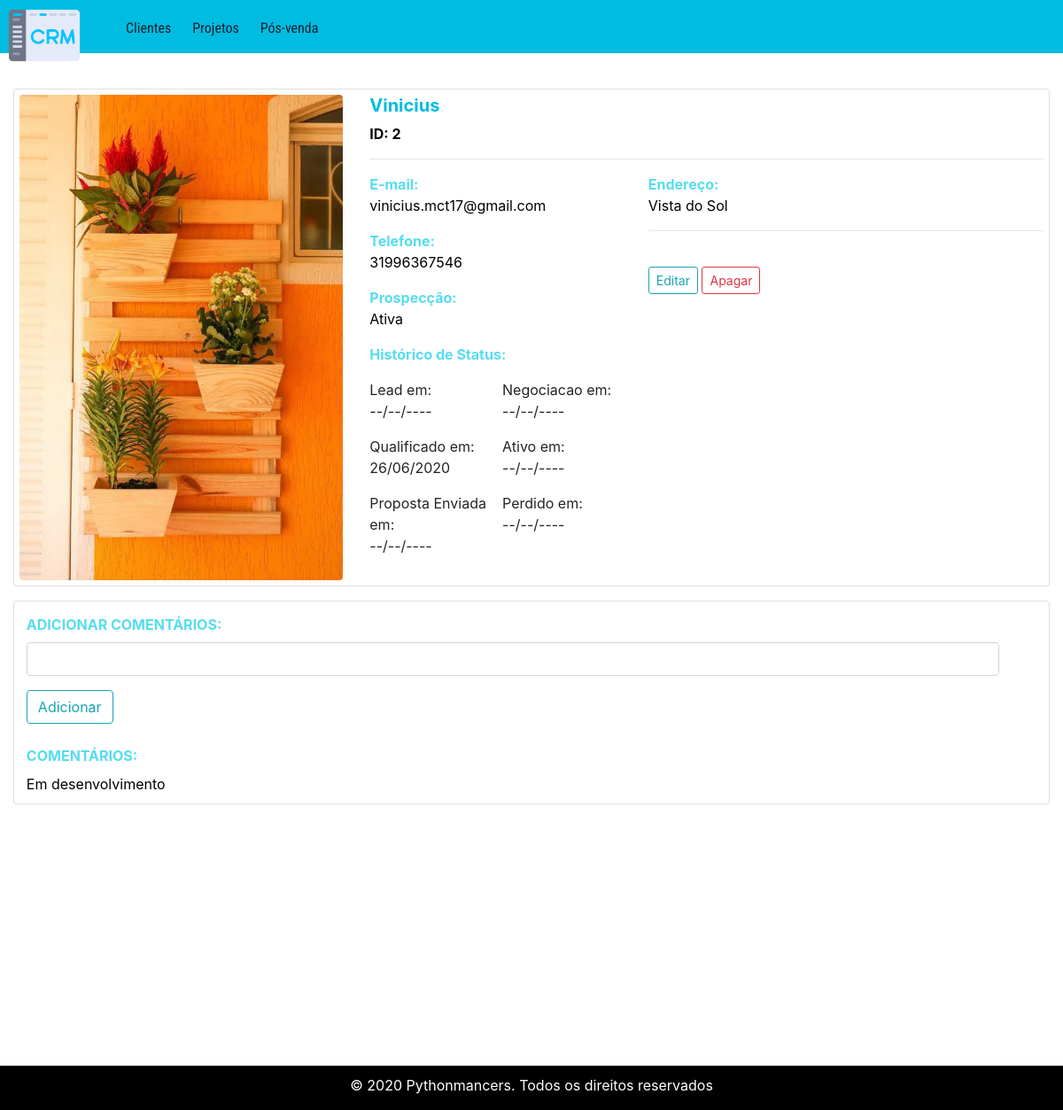
Page /clientes/especifico/2 on the committed database.
### crm/clientes/models.py (models this page shows, shortened)
class Cliente(db.Model):
    __tablename__ = "cliente"
    id = db.Column(db.Integer, primary_key = True)
    nome = db.Column(db.String(30))
    historico_status = db.Column(db.String(100))
    observacoes = db.Column(db.String)
    email = db.Column(db.String)
    telefone = db.Column(db.Integer)
    endereco = db.Column(db.String)
    status = db.Column(db.String)
    datainsercao = db.Column(db.String)
    prospeccao = db.Column(db.String)

### crm/clientes/views.py (the view, shortened to what this page needs)
@cliente.route('/especifico/<_id>', methods=['GET', 'POST'])
def especifico(_id):
    cliente = Cliente.query.get_or_404(_id)
    separador = 0
    if request.method == 'POST' and separador == 0:
        db.session.delete(cliente)
        db.session.commit()
        return redirect(url_for('cliente.index'))
    i = 0
    cliente_dts_status = cliente.historico_status
    cliente_dts_status = cliente_dts_status.split(',')
    cliente_observacoes = cliente.observacoes.split('|')
    while(i < len(cliente_dts_status)):
        cliente_dts_status[i] = cliente_dts_status[i][-2:] + '/' + cliente_dts_status[i][4:-2] + '/' + cliente_dts_status[i][:4]
        i = i + 1
    return render_template('especifico_cliente.html', cliente = cliente,
                                                    cliente_dts_status = cliente_dts_status,
                                                    cliente_observacoes = cliente_observacoes)

### crm/clientes/templates/especifico_cliente.html (shortened to what this page needs)
{% extends 'base.html' %}
{% block links %}
<link rel="stylesheet" href="{{url_for('static', filename='css/cliente-especifico.css')}}">
{% endblock links %}
{% block content %}
<div class=" row justify-content-center">
    <div class="card mb-3 w-100" id="rowCard">
        <div class="row">
            <div class="col-4">
                <img src="../../static/imgs/vasos.webp" alt="Card image cap" class="rounded img-fluid">
            </div>
            <div class="col-8">
                <h5><strong class="color1">{{cliente.nome}}</strong></h5>
                <p class="color5"><strong>ID: {{cliente.id}}</strong></p>
                <hr>
                <div class="row">
                    <div class="col-5">
                        <strong class="color3">E-mail: </strong>
                        <p class="color5">{{cliente.email}}</p>
                        <strong class="color3">Telefone: </strong>
                        <p class="color5">{{cliente.telefone}}</p>
                        <strong class="color3">Prospecção: </strong>
                        <p class="color5">{{cliente.prospeccao}} </p>
                        <p><strong class="color3 mb-3">Histórico de Status: </strong></p>
                        <div class="container">
                            <div class="row">
                                <div class="col-6 pl-0">
                                    <p> Lead em:<br>{{cliente_dts_status[0]}}</p>
                                    <p> Qualificado em:<br>{{cliente_dts_status[1]}}</p>
                                    <p> Proposta Enviada em:<br>{{cliente_dts_status[2]}}</p>
                                </div>
                                <div class="col-6 pl-0">
                                    <p> Negociacao em:<br>{{cliente_dts_status[3]}}</p>
                                    <p> Ativo em:<br>{{cliente_dts_status[4]}}</p>
                                    <p> Perdido em:<br>{{cliente_dts_status[5]}}</p>
                                </div>
                            </div>
                        </div>
                    </div>
                    <div class="col-7 pl-0">
                        <strong class="color3">Endereço:</strong>
                        <p class="color5">{{cliente.endereco}}</p>
                        <hr>
                        <button id="editarcliente" class="btn btn-outline-info btn-sm mt-4">Editar</button>
                        <button id="apagarcliente" class="btn btn-outline-danger btn-sm mt-4">Apagar</button>
                    </div>
                </div>
            </div>
        </div>
    </div>
    <div class="d-flex justify-content-center w-100">
        <div class="card w-100" id="rowCard">
            <div class="row justify-content-center">
                <div class="col-12 ml-3 mt-2">
                    <div class="form-group pl-0">
                        <form method="POST">
                            <div class="form-group" style="width: auto;">
                                <label for="observacaoExtra" class=" color3"><strong>ADICIONAR
                                        COMENTÁRIOS:</strong></label>
                                <input type="text" name="comentario" class="form-control mr-5" id="observacaoExtra" style="width: 95%;">
                            </div>
                            <button type="submit" class="btn btn-outline-info">Adicionar</button>
                        </form>
                    </div>
                    <p class=" mb-2 mt-4"><strong class="color3">COMENTÁRIOS:</strong></p>
                    {% for obs in cliente_observacoes %}
                    <p class="color5 mb-1">{{obs}}</p>
                    {% endfor %}
                </div>
            </div>
        </div>
    </div>
    </div>
</div>
{% endblock content%}

### crm/static/css/indexx.css (style rules this page uses)
body { font-family: 'Oswald', Helvetica, sans-serif; background-color: #f1f1f5; height: 100%; margin: 0; }

### crm/static/css/cliente-especifico.css (style rules this page uses)
#rowCard { padding: 0.5%; }
.color1 { color: #00BCE1; }
.color3 { color: #56DDEF; }
.color5 { color: #000; }

### rows in the picture
Cliente: nome "Vinicius", id "2", email "vinicius.mct17@gmail.com", telefone "31996367546", prospeccao "Ativa", endereco "Vista do Sol", observacoes "Em desenvolvimento"

### other values in the picture
{{ cliente_dts_status[0] }} "--/--/----"
{{ cliente_dts_status[1] }} "26/06/2020"
{{ cliente_dts_status[2] }} "--/--/----"
{{ cliente_dts_status[3] }} "--/--/----"
{{ cliente_dts_status[4] }} "--/--/----"
{{ cliente_dts_status[5] }} "--/--/----"
